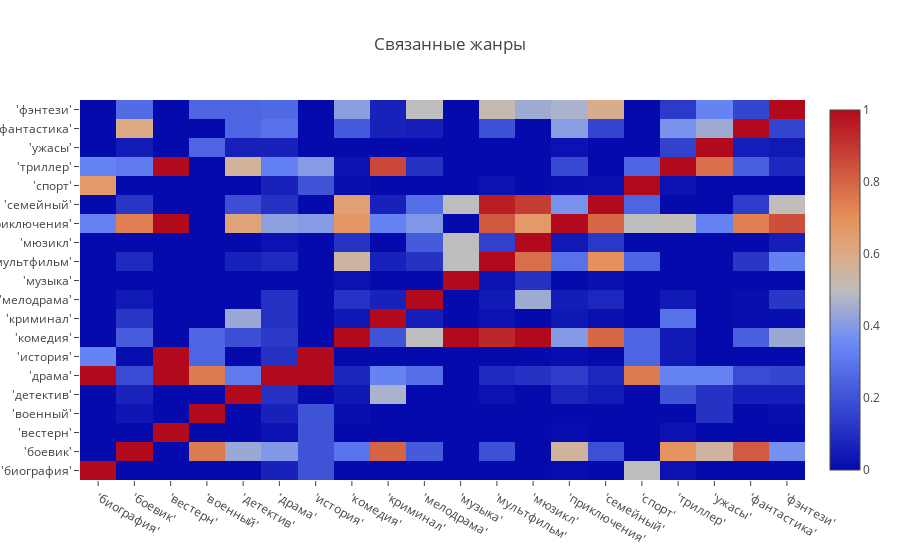

Notebook cell for this chart:
### Code cell
def parse_list(lst_str):
    return list(map(lambda x: x.strip(), re.sub(r'[\[\]]', '', lst_str).split(',')))

df['genres'] = df['genres'].fillna('[]')
genres_data = []
for record in df.to_dict(orient = 'records'):
    genres_lst = parse_list(record['genres'])
    for genre in genres_lst:
        copy = record.copy()
        copy['genre'] = genre
        copy['weight'] = 1./len(genres_lst)
        genres_data.append(copy)

genres_df = pd.DataFrame.from_dict(genres_data)
genres_coincidents = {}

for item in df.genres:
    parsed_genres = parse_list(item)
    for genre1 in parsed_genres:
        if genre1 not in genres_coincidents:
            genres_coincidents[genre1] = defaultdict(int)
        for genre2 in parsed_genres:
            genres_coincidents[genre1][genre2] += 1

genres_coincidents_df = pd.DataFrame.from_dict(genres_coincidents).fillna(0)

# отнормируем таблицу на количество фильмов каждого жанра
genres_coincidents_df_norm = genres_coincidents_df\
    .apply(lambda x: x/genres_df.groupby('genre').year.count(), axis = 1)

heatmap = go.Heatmap(
    z = genres_coincidents_df_norm.values,
    x = genres_coincidents_df_norm.index.values,
    y = genres_coincidents_df_norm.columns
)
layout = go.Layout(
    title = 'Связанные жанры'
)

fig = go.Figure(data = [heatmap], layout = layout)
iplot(fig)

### Figure 1 — Plotly figure (JSON) as saved in the notebook; plotly's stock layout.template omitted (floating-point values rounded to 4 significant figures; data arrays with more than 128 entries replaced by an {"elided": "..."} marker saying what was removed)
{"data": [{"type": "heatmap", "x": ["'биография'", "'боевик'", "'вестерн'", "'военный'", "'детектив'", "'драма'", "'история'", "'комедия'", "'криминал'", "'мелодрама'", "'музыка'", "'мультфильм'", "'мюзикл'", "'приключения'", "'семейный'", "'спорт'", "'триллер'", "'ужасы'", "'фантастика'", "'фэнтези'"], "y": ["'биография'", "'боевик'", "'вестерн'", "'военный'", "'детектив'", "'драма'", "'история'", "'комедия'", "'криминал'", "'мелодрама'", "'музыка'", "'мультфильм'", "'мюзикл'", "'приключения'", "'семейный'", "'спорт'", "'триллер'", "'ужасы'", "'фантастика'", "'фэнтези'"], "z": {"elided": "20x20 float values"}}], "layout": {"title": "Связанные жанры"}}
